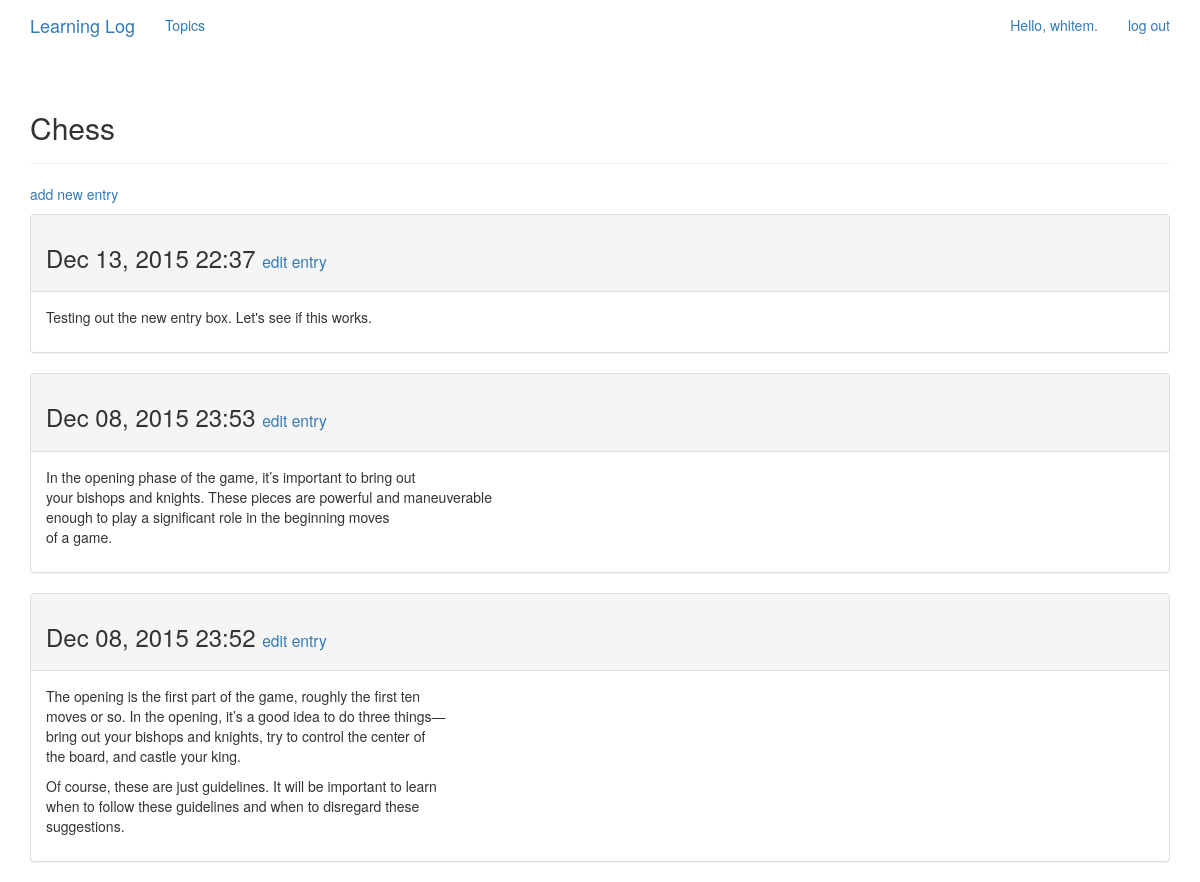
The page /topics/1/ (signed in) on the database its author committed.
### learning_logs/models.py (models this page shows, shortened)
class Topic(models.Model):
	text = models.CharField(max_length=200)
	date_added = models.DateTimeField(auto_now_add=True)
	owner = models.ForeignKey(User)
	def __str__(self):
		return self.text

class Entry(models.Model):
	topic = models.ForeignKey(Topic)
	text = models.TextField()
	date_added = models.DateTimeField(auto_now_add=True)
	class Meta:
		verbose_name_plural = 'entries'
	"""Return a string repsentation of the model."""

### learning_logs/views.py (the view)
# urls.py: url(r'^topics/(?P<topic_id>\d+)/$', views.topic, name='topic'),
@login_required
def topic(request, topic_id):
	topic = Topic.objects.get(id=topic_id)
	if topic.owner != request.user:
		raise Http404
	entries = topic.entry_set.order_by('-date_added')
	context = {'topic':topic, 'entries': entries}
	return render(request, 'learning_logs/topic.html', context)

### learning_logs/templates/learning_logs/topic.html
{% extends 'learning_logs/base.html' %}
{% block header %}
  <h2>{{ topic }}</h2>
{% endblock header %}
{% block content %}
  <p>
    <a href="{% url 'learning_logs:new_entry' topic.id %}">add new entry</a>
  </p>
  {% for entry in entries %}
    <div class="panel panel-default">
      <div class="panel-heading">
        <h3>
          {{ entry.date_added|date:'M d, Y H:i' }}
          <small>
            <a href="{% url 'learning_logs:edit_entry' entry.id %}">
              edit entry</a>
          </small>
        </h3>
      </div>
      <div class="panel-body">
        {{ entry.text|linebreaks }}
      </div>
    </div>
  {% empty %}
    There are no entries for this topic yet. Click add new entry to begin.
  {% endfor %}
{% endblock content %}

### learning_logs/templates/learning_logs/base.html (shortened to what this page needs)
{% load bootstrap3 %}
<!DOCTYPE html>
<html lang='en'>
	<head>
		{% bootstrap_css %}
	</head>
	<body>
		<nav class="navbar navbar-defualt navbar-static-top">
			<div class="container">
				<div class="navbar-header">
<p>
  <a class="navbar-brand" href="{% url 'learning_logs:index' %}">Learning Log</a>
</div>
<div id="navbar" class="navbar-collapse collapse">
	<ul class="
	 nav navbar-nav">
  <li><a href="{% url 'learning_logs:topics' %}">Topics</a></li>
  </ul>
  <ul class="nav navbar-nav navbar-right">
  {% if user.is_authenticated %}
    <li><a>Hello, {{ user.username }}.</a></li>
    <li><a href="{% url 'users:logout' %}">log out</a></li>
  {% else %}
    <li><a href="{% url 'users:register' %}">register</a></li>
    <li><a href="{% url 'users:login' %}">log in</a></li>
  {% endif %}
</ul>
</div>
</div>
</nav>
<div class="container">
	<div class="page-header">
		{% block header%}{% endblock header %}
	</div>
<div>
	{% block content %}{% endblock %}
</div>
</div>
</body>
</html>

### rows shown on the page
Topic: text "Chess"
Entry: date_added "Dec 13, 2015 22:37", text "Testing out the new entry box. Let's see if this works."
Entry: date_added "Dec 08, 2015 23:53", text "In the opening phase of the game, it’s important to bring out your bishops and knights. These pieces are powerful and maneuverable enough to play a significant role in the beginning moves of a game."
Entry: date_added "Dec 08, 2015 23:52", text "The opening is the first part of the game, roughly the first ten moves or so. In the opening, it’s a good idea to do three things— bring out your bishops and knights, try to control the center of the board, and castle your king. Of course, these are just guidelines. It will be important to learn when to follow these guidelines and when to disregard these suggestions."

### other values the page prints
{{ user.username }} "whitem"
